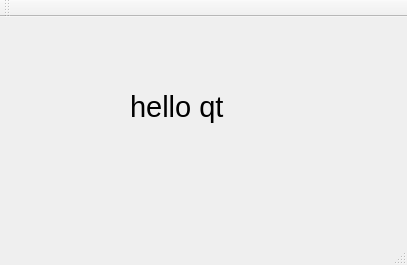
<?xml version="1.0" encoding="UTF-8"?>
<ui version="4.0">
 <class>MainWindow</class>
 <widget class="QMainWindow" name="MainWindow">
  <property name="geometry">
   <rect>
    <x>0</x>
    <y>0</y>
    <width>407</width>
    <height>265</height>
   </rect>
  </property>
  <property name="windowTitle">
   <string>MainWindow</string>
  </property>
  <widget class="QWidget" name="centralWidget">
   <widget class="QLabel" name="label">
    <property name="geometry">
     <rect>
      <x>130</x>
      <y>70</y>
      <width>131</width>
      <height>41</height>
     </rect>
    </property>
    <property name="text">
     <string>&lt;html&gt;&lt;head/&gt;&lt;body&gt;&lt;p&gt;&lt;span style=&quot; font-size:22pt;&quot;&gt;hello qt&lt;/span&gt;&lt;/p&gt;&lt;/body&gt;&lt;/html&gt;</string>
    </property>
   </widget>
  </widget>
  <widget class="QMenuBar" name="menuBar">
   <property name="geometry">
    <rect>
     <x>0</x>
     <y>0</y>
     <width>407</width>
     <height>32</height>
    </rect>
   </property>
  </widget>
  <widget class="QToolBar" name="mainToolBar">
   <attribute name="toolBarArea">
    <enum>TopToolBarArea</enum>
   </attribute>
   <attribute name="toolBarBreak">
    <bool>false</bool>
   </attribute>
  </widget>
  <widget class="QStatusBar" name="statusBar"/>
 </widget>
 <layoutdefault spacing="6" margin="11"/>
 <resources/>
 <connections/>
</ui>
